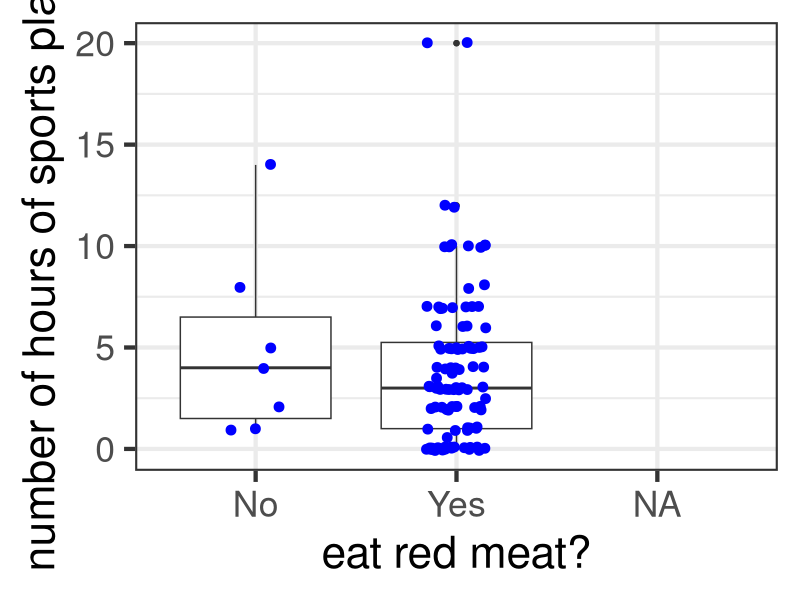

This figure's R source:
## ---- chunk 1
library(plyr)
library(dplyr)
library(tidyverse)
## ---- chunk 2
options(scipen=999) # stops the scientific notation
options(warn=-1) # stops the annoying warnings
x = readr::read_csv("data.csv", na = c("NA",""," ", "n/a"))
## ---- chunk 3
yes_answers = c("Well done","Rare","Medium","Medium-rare","Medium-well done")
x$Meat = ifelse(x$`How do you like your steak cooked?` %in% yes_answers, "Yes",
                ifelse(x$`How do you like your steak cooked?` == "I don't eat red meat", "No", NA))
x$`How many hours a week do you spend exercising?` <- as.numeric(as.character(x$`How many hours a week do you spend exercising?`))
x <- x %>% mutate(`How many hours a week do you spend exercising?` = ifelse(`How many hours a week do you spend exercising?` < 24, `How many hours a week do you spend exercising?`, NA))

#x %>% group_by(Meat) %>% summarize(mean_size=mean(`How many hours a week do you spend exercising?`, na.rm=TRUE))
x %>% group_by(Meat) %>% summarize(Mean = mean(`How many hours a week do you spend exercising?`, na.rm=TRUE), SD = sd(`How many hours a week do you spend exercising?`, na.rm=TRUE), n=n())

library("ggplot2")
ggplot(x, aes(x=Meat, y = `How many hours a week do you spend exercising?`)) + geom_boxplot() + geom_jitter(width=0.15, size=3, colour = "blue") + theme_bw(base_size=32) + labs(x="eat red meat?", y="number of hours of sports played")
## ---- chunk 4
x %>% group_by(Meat) %>% summarize(Mean=mean(`How many hours a week do you spend exercising?`, na.rm=TRUE),SD=sd(`How many hours a week do you spend exercising?`, na.rm=TRUE), n=n())
## ---- chunk 5
nM=101
nV=7
sM=3.866192	
sV=4.690416	
mM=4.0125	
mV=5.0000	
sP = sqrt(((nM - 1) * sM^2 + (nV - 1) * sV^2)/
(nM + nV - 2))

t0 = (mM - mV)/(sP * sqrt(1/nM + 1/nV))
t0
## ---- chunk 6
deg_free = nM+nV-2
p_val = 2 * (1 - pt(abs(t0), deg_free))
p_val
## ---- chunk 7
x$TripleClub <- ifelse(x$`How many university clubs are you a member of?` >= 3, "Yes", "No")
x %>% group_by(TripleClub) %>% summarize(mean_size=mean(`How many hours a week do you spend exercising?`, na.rm=TRUE))

## ---- chunk 8
x <- x %>% mutate(`On average, how many hours per week did you spend on university work last semester?` =
                    ifelse(`On average, how many hours per week did you spend on university work last semester?` < 70,
                           `On average, how many hours per week did you spend on university work last semester?`, NA))
x %>% group_by(`Do you currently live with your parents?`) %>% summarize(mean_size=mean(`On average, how many hours per week did you spend on university work last semester?`, na.rm=TRUE))
## ---- chunk 9
x$Gender <- toupper(mapvalues(x$Gender %>% tolower,
                              from=c("female", "male", "man"),
                              to=c("f", "m", "m")))
x <- x %>% mutate(`Gender` = fct_lump(`Gender`, n = 2, other_level = NA))
x
## ---- chunk 10
x <- x %>%
  mutate(`What is your shoe size?` = 
           case_when(`Gender` == "M" ~
                       recode_factor(as.character(`What is your shoe size?`),
                                     "35.5"="3", "37"="4","38"="5","39"="6","40"="6",
                                     "40.5"="7","41"="7.5","42"="8","42.5"="8.5","43"="9",
                                     "44"="9.5","44.5"="10","45"="10.5","46"="11",
                                     "47"="12","48"="13","49.5"="14"),
                    `Gender` == "F" ~
                        recode_factor(as.character(`What is your shoe size?`),
                                      "35"="4","36"="5","37"="6","38"="7","39"="8",
                                      "40"="9","41"="10","42"="11")))
x$`What is your shoe size?` <- as.numeric(as.character(x$`What is your shoe size?`))  # converting back to numeric
x <- x %>% mutate(`What is your shoe size?` = ifelse(`What is your shoe size?` < 16, `What is your shoe size?`, NA))  # removing values stupidly high
## ---- chunk 11


handed=recode(x$`What is your dominant hand?`, `Left handed` ="Left", `Right handed`="Right",.default = NA_character_)


tab=table(handed,x$`Do you wear glasses or contacts?`)
tab
## ---- chunk 12

fisher.test(tab)
## ---- chunk 13


table(x$`Do you currently live with your parents?`,x$`Did you have a pet growing up?`)
## ---- chunk 14
y=c(35,13,25,36)
n=sum(y)
c=2
r=2
y.mat = matrix(y, nrow = r, ncol = c)
chisq.test(y.mat)

